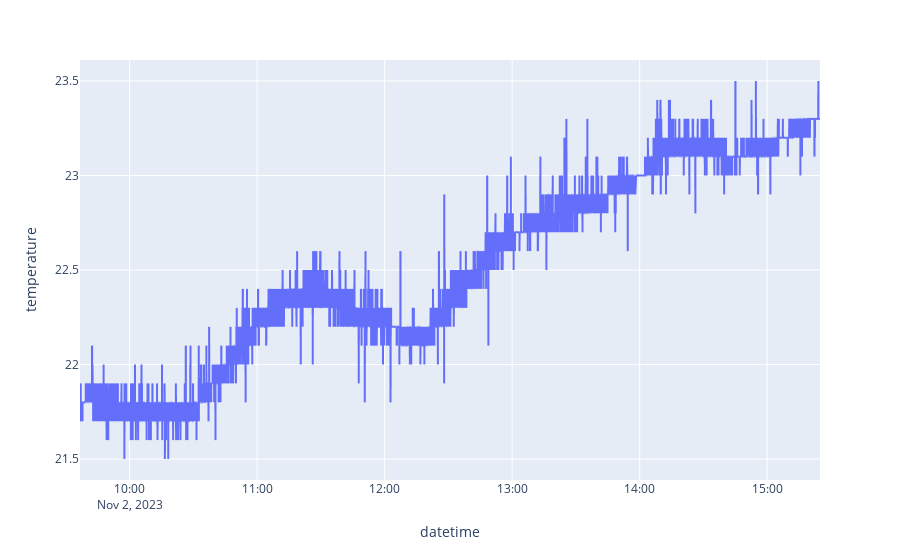

Notebook code for this chart:
### Code cell
import plotly.express as px

fig = px.line(df, x="datetime", y="temperature")
fig.show()

### Figure 1 — Plotly figure (JSON) as saved in the notebook; plotly's stock layout.template omitted (floating-point values rounded to 4 significant figures; data arrays with more than 128 entries replaced by an {"elided": "..."} marker saying what was removed)
{"data": [{"hovertemplate": "datetime=%{x}<br>temperature=%{y}<extra></extra>", "legendgroup": "", "line": {"color": "#636efa", "dash": "solid"}, "marker": {"symbol": "circle"}, "mode": "lines", "name": "", "showlegend": false, "type": "scattergl", "x": {"elided": "9429 str values"}, "xaxis": "x", "y": {"elided": "9429 float values"}, "yaxis": "y"}], "layout": {"legend": {"tracegroupgap": 0}, "margin": {"t": 60}, "xaxis": {"anchor": "y", "domain": [0, 1], "title": {"text": "datetime"}}, "yaxis": {"anchor": "x", "domain": [0, 1], "title": {"text": "temperature"}}}}
